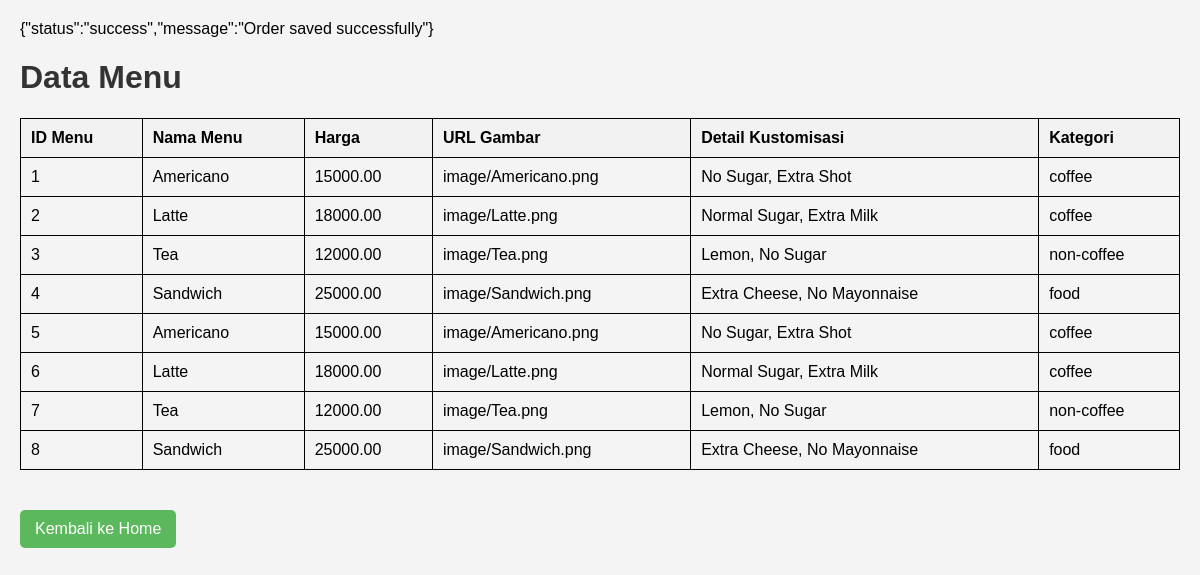
The app's page /php/data_menu.php with its own data.
### tables this page shows
CREATE TABLE `menu` (
  `id` int(11) NOT NULL,
  `name_` varchar(255) NOT NULL,
  `price` decimal(10,2) NOT NULL,
  `image_url` text DEFAULT NULL,
  `customization` text DEFAULT NULL,
  `category` varchar(100) DEFAULT NULL
);

### php/data_menu.php (the view, shortened to what this page needs)
<?php
include 'db_conn.php';
$queryMenu = "SELECT * FROM menu";
$resultMenu = $conn->query($queryMenu);
$menu = $resultMenu->fetch_all(MYSQLI_ASSOC);
?>
<!DOCTYPE html>
<html lang="en">
<head>
</head>
<body>
    <h1>Data Menu</h1>
    <table>
        <thead>
            <tr>
                <th>ID Menu</th>
                <th>Nama Menu</th>
                <th>Harga</th>
                <th>URL Gambar</th>
                <th>Detail Kustomisasi</th>
                <th>Kategori</th>
            </tr>
        </thead>
        <tbody>
            <?php foreach ($menu as $item): ?>
                <tr>
                    <td><?= htmlspecialchars($item['id']); ?></td>
                    <td><?= htmlspecialchars($item['name_']); ?></td>
                    <td><?= htmlspecialchars($item['price']); ?></td>
                    <td><?= htmlspecialchars($item['image_url']); ?></td>
                    <td><?= htmlspecialchars($item['customization']); ?></td>
                    <td><?= htmlspecialchars($item['category']); ?></td>
                </tr>
            <?php endforeach; ?>
        </tbody>
    </table>
    <a href="../html/home.html">Kembali ke Home</a>
</body>
</html>

### php/data_menu.php (style rules this page uses)
body { font-family: Arial, sans-serif; margin: 20px; background-color: #f4f4f4; }
h1 { color: #333; }
table { width: 100%; border-collapse: collapse; margin-bottom: 20px; }
table, th, td { border: 1px solid black; }
th, td { padding: 10px; text-align: left; }
th { background-color: #f2f2f2; }
a { display: inline-block; margin-top: 20px; padding: 10px 15px; background-color: #5cb85c; color: white; text-decoration: none; border-radius: 5px; }

### records on screen
menu: id "1", name_ "Americano", price "15000.00", image_url "image/Americano.png", customization "No Sugar, Extra Shot", category "coffee"
menu: id "2", name_ "Latte", price "18000.00", image_url "image/Latte.png", customization "Normal Sugar, Extra Milk", category "coffee"
menu: id "3", name_ "Tea", price "12000.00", image_url "image/Tea.png", customization "Lemon, No Sugar", category "non-coffee"
menu: id "4", name_ "Sandwich", price "25000.00", image_url "image/Sandwich.png", customization "Extra Cheese, No Mayonnaise", category "food"
menu: id "5", name_ "Americano", price "15000.00", image_url "image/Americano.png", customization "No Sugar, Extra Shot", category "coffee"
menu: id "6", name_ "Latte", price "18000.00", image_url "image/Latte.png", customization "Normal Sugar, Extra Milk", category "coffee"
menu: id "7", name_ "Tea", price "12000.00", image_url "image/Tea.png", customization "Lemon, No Sugar", category "non-coffee"
menu: id "8", name_ "Sandwich", price "25000.00", image_url "image/Sandwich.png", customization "Extra Cheese, No Mayonnaise", category "food"
